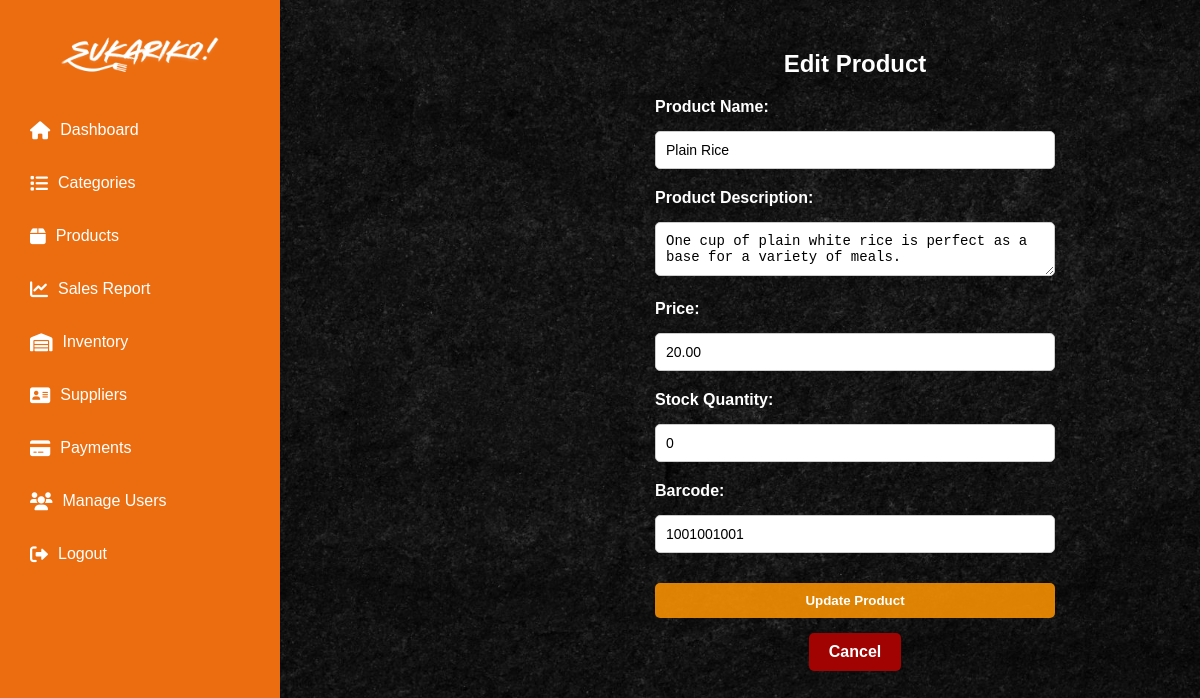
/Super_Admin/edit_product.php?id=34, run on an earlier commit of the app's database.
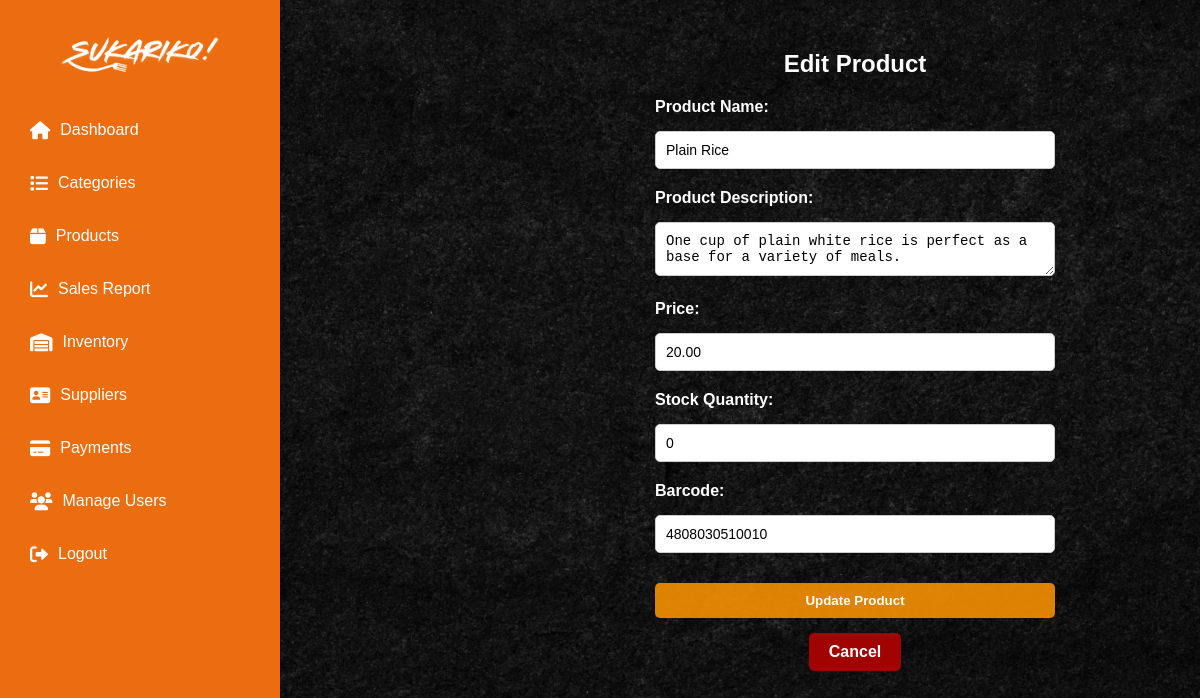
And on a later commit of the database.
### tables this page shows
CREATE TABLE `products` (
  `id` int(11) NOT NULL,
  `name` varchar(255) NOT NULL,
  `description` text DEFAULT NULL,
  `price` decimal(10,2) NOT NULL,
  `image` varchar(255) DEFAULT NULL,
  `stock` int(11) NOT NULL,
  `barcode` varchar(255) NOT NULL,
  `created_at` timestamp NOT NULL DEFAULT current_timestamp(),
  `category_code` varchar(10) DEFAULT NULL,
  `category` varchar(50) NOT NULL
);

### Super_Admin/edit_product.php (the view, shortened to what this page needs)
<?php
require __DIR__ . '/../db.php';
if (isset($_GET['id'])) {
    $id = intval($_GET['id']);
    $sql = "SELECT * FROM products WHERE id = $id";
    $result = $conn->query($sql);
    if ($result->num_rows > 0) {
        $row = $result->fetch_assoc();
    } else {
        echo "<p style='color:red;'>Product not found!</p>";
        exit();
    }
}
?>
<!DOCTYPE html>
<html lang="en">
<head>
    <link rel="stylesheet" href="https://cdnjs.cloudflare.com/ajax/libs/font-awesome/6.0.0/css/all.min.css">
</head>
<body>
    <div class="sidebar">
        <h2>
            <img src="../imgmain/logo1.png" alt="image">
        </h2>
        <ul>
            <li><a href="super_admin_dashboard.php" class="active"><i class="fas fa-home"></i> Dashboard</a></li>
            <li><a href="categories.php"><i class="fas fa-list"></i> Categories</a></li>
            <li><a href="products.php"><i class="fas fa-box"></i> Products</a></li>
            <li><a href="sales_report.php"><i class="fas fa-chart-line"></i> Sales Report</a></li>
            <li><a href="view_inventory.php"><i class="fas fa-warehouse"></i> Inventory</a></li>
            <li><a href="suppliers.php"><i class=" fas fa-address-card"></i>Suppliers</a></li>
            <li><a href="payments.php"><i class="fas fa-credit-card"></i> Payments</a></li>
            <li><a href="users.php"><i class="fas fa-users"></i> Manage Users</a></li>
            <li><a href="/POS/logout.php"><i class="fas fa-sign-out-alt"></i> Logout</a></li>
        </ul>
    </div>
    <div class="container">
        <h2>Edit Product</h2>
        <form method="POST">
            <label for="name">Product Name:</label>
            <input type="text" name="name" id="name" value="<?= htmlspecialchars($row['name']); ?>" required>
            <label for="description">Product Description:</label>
            <textarea name="description" id="description" placeholder="Enter product description"><?= htmlspecialchars($row['description']); ?></textarea>
            <label for="price">Price:</label>
            <input type="number" name="price" id="price" value="<?= htmlspecialchars($row['price']); ?>" step="0.01" required>
            <label for="stock">Stock Quantity:</label>
            <input type="number" name="stock" id="stock" value="<?= htmlspecialchars($row['stock']); ?>" required>
            <label for="barcode">Barcode:</label>
            <input type="text" name="barcode" id="barcode" value="<?= htmlspecialchars($row['barcode']); ?>" required>
            <button type="submit" name="update">Update Product</button>
        </form>
        <a href="products.php" class="cancel-button">Cancel</a>
    </div>
</body>
</html>

What changed in the data, as far as the page shows it:
changed products "Plain Rice": barcode "1001001001" → "4808030510010"
